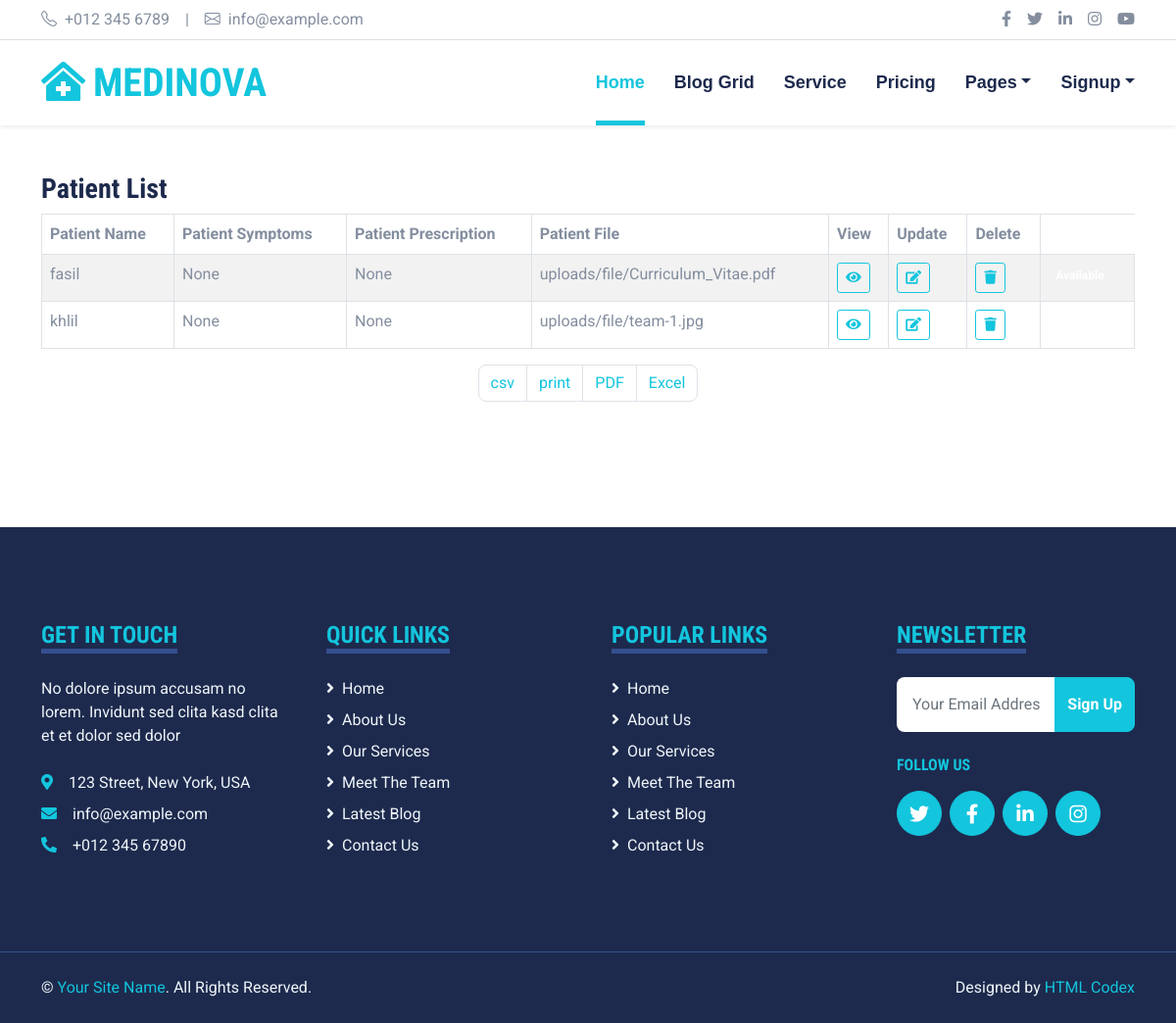
Page /patient on the committed database.
### core/models.py (models this page shows, shortened)
class Patient(models.Model):
    user=models.OneToOneField(User,on_delete=models.CASCADE)
    profile_pic= models.ImageField(upload_to='profile_pic/PatientProfilePic/',null=True,blank=True)
    address = models.CharField(max_length=40)
    mobile = models.CharField(max_length=20,null=True)
    symptoms = models.CharField(max_length=100,null=True)
    patient_file=models.FileField(upload_to='uploads/file')
    prescription=models.CharField(max_length=100,null=True)
    patient_type=models.CharField(max_length=50,choices=patient,default='InPatient')
    admitDate=models.DateField(auto_now=True)
    releaseDate=models.DateField(auto_now=True)
    otp=models.PositiveIntegerField(null=True)
    status=models.BooleanField(default=False)

### core/views.py (the view)
# urls.py: path('patient',views.Patients,name='patient'),
def Patients(request):
   context={}
   pac=Patient.objects.all()
   context['pac']=pac
   return render(request,'core/patient.html',context)

### core/templates/core/patient.html (shortened to what this page needs)
{% extends 'core/base.html' %}
{% load static %}
{% block main-content %}
<div class="container-fluid py-5">
	<div class="container">
		<div class="row">
			<div class="col-md-12">
				<div class="widget-area-2 proclinic-box-shadow">
					<h3 class="widget-title">Patient List</h3>
					<div class="table-responsive mb-3">
						<table id="tableId" class="table table-bordered table-striped">
							<thead>
								<tr>
                                    <th>Patient Name</th>
                                    <th>Patient Symptoms</th>
									<th>Patient Prescription</th>
									<th>Patient File</th>
                                    <th>View</th>
									<th>Update</th>
									<th>Delete</th>
								</tr>
							</thead>
							<tbody>
                                {% for do in pac %}
								<tr id="table-row">
									<td>{{do.user.username}}</td>
									<td>{{do.symptoms}}</td>
									<td>{{do.prescription}}</td>
									<td>{{do.patient_file}}</td>
									<td><a class="btn btn-outline-primary btn-sm view-data " href="javascript:void(0)" pid="{{do.pk}}" data-id="{{do.pk}}" value="{{do.pk}}" title="View">
                                        <i class="fa fa-eye"></i></a></td>
                                        <td><a class="btn btn-outline-primary btn-sm edit-data" href="{% url 'updatepatient' do.id %}" pid="{{do.pk}}"  data-id="{{do.pk}}" value="{{do.pk}}" title="Edit">
                                            <i class="fa fa-edit"></i></a></td>
                                            <td><a class="btn btn-outline-primary btn-sm delete-data" href="javascript:void(0)" pid="{{do.pk}}"  data-id="{{do.pk}}" value="{{do.pk}}" title="Delete">
                                                <i class="fa fa-trash"></i></a></td>
									<td>
										<span class="badge badge-success">Available</span>
									</td>
								</tr>
                                {% endfor%}
							</tbody>
						</table>
						<nav aria-label="Page navigation example">
							<ul class="pagination justify-content-center export-pagination">
								<li class="page-item">
									<a class="page-link" href="#"> csv</a>
								</li>
								<li class="page-item">
									<a class="page-link" href="#">  print</a>
								</li>
								<li class="page-item">
									<a class="page-link" href="#"> PDF</a>
								</li>
								<li class="page-item">
									<a class="page-link" href="#"> Excel</a>
								</li>
							</ul>
						</nav>
					</div>
				</div>
			</div>
		</div>
	</div>
</div>
{% endblock main-content %}

### core/static/core/css/style.css (style rules this page uses)
:root { --primary: #13C5DD; --secondary: #354F8E; --light: #EFF5F9; --dark: #1D2A4D; }
.btn { font-weight: 700; transition: .5s; }

### rows in the picture
Patient: user.username "fasil", symptoms "None", prescription "None", patient_file "uploads/file/Curriculum_Vitae.pdf", {{ do.pk }} 2 (drawn)
Patient: user.username "khlil", symptoms "None", prescription "None", patient_file "uploads/file/team-1.jpg", {{ do.pk }} 5 (drawn)
